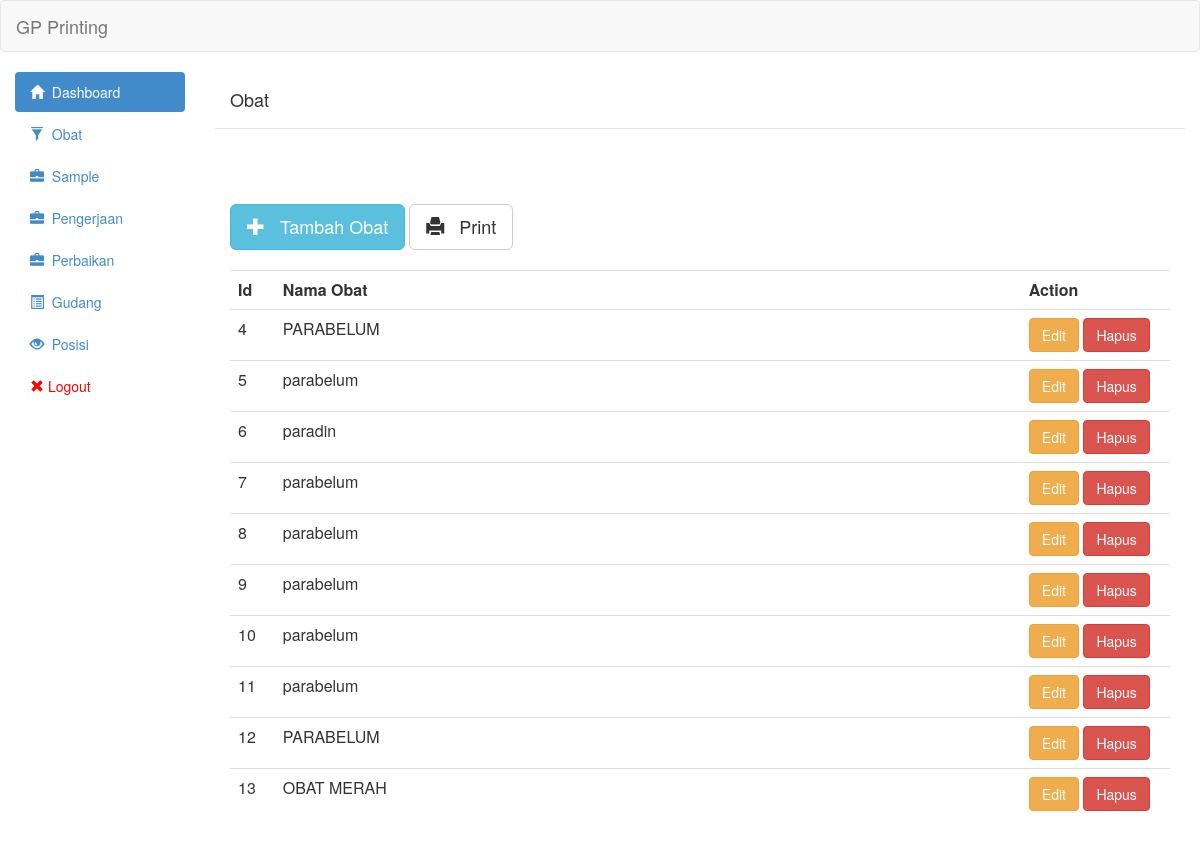
Page /view/obat.php (signed in) on the committed database.
### tables this page shows
CREATE TABLE `obat` (
  `id` int(11) NOT NULL,
  `nama_obat` varchar(255) NOT NULL,
  `kilo` decimal(10,3) NOT NULL,
  `harga_beli` int(11) NOT NULL,
  `harga_jual` int(11) NOT NULL
);

### controller/obat/obat_show.php (the view, shortened to what this page needs)
<?php
	include('../controller/config/linken.php');
	include('../controller/config/asset.php');
	$queryGetObat = "SELECT * from Obat";
	$resultGetObat = mysqli_query($link,$queryGetObat) or die(mysqli_error($link));
	 echo "<table class='table table-hover' style='width:100%'><tr>
                        <th class='col-md-1' style='width:2%'>Id</th>
                        <th class='col-md-1' style='width:50%'>Nama Obat</th>
                        <th class='col-md-1' style='width:10%'>Action</th>
                        </tr>";
	while($row = mysqli_fetch_assoc($resultGetObat)){
	?>
                            <tr onclick='AjaxGetDetailObat(<?php echo $row["id"]?>)'>
								<td><?php echo $row['id']?></td>
                                <td><?php echo $row['nama_obat']?></td>
								<td>
                                <button onclick="editObat(<?php echo $row["id"];?>)" class="btn btn-warning">Edit</button>
                                <a class='btn btn-danger' href='controller/obat/obat_delete.php?id="<?php echo $row["id"];?>"'>Hapus</a></td>
                            </tr>
<?php
	}
	echo "</table>"
	?>

### rows in the picture
obat: id "4", nama_obat "PARABELUM"
obat: id "5", nama_obat "parabelum"
obat: id "6", nama_obat "paradin"
obat: id "7", nama_obat "parabelum"
obat: id "8", nama_obat "parabelum"
obat: id "9", nama_obat "parabelum"
obat: id "10", nama_obat "parabelum"
obat: id "11", nama_obat "parabelum"
obat: id "12", nama_obat "PARABELUM"
obat: id "13", nama_obat "OBAT MERAH"
